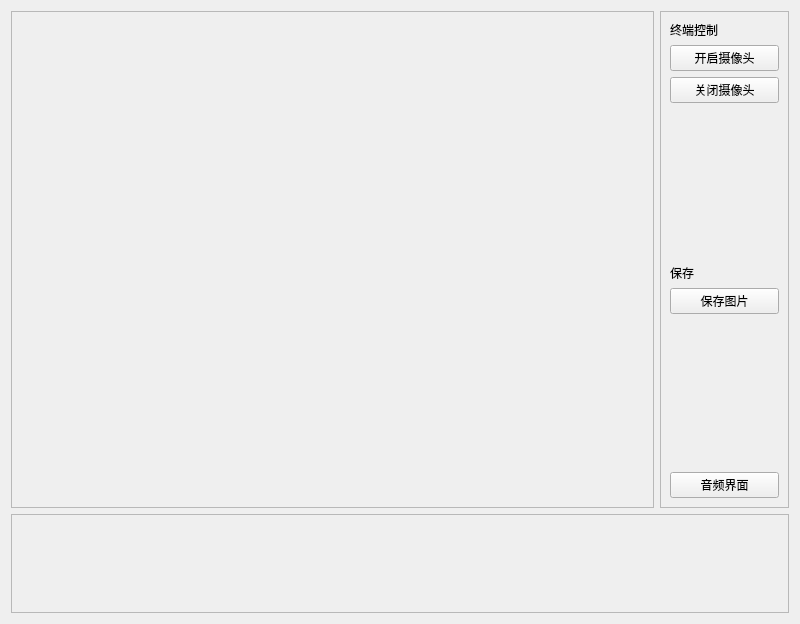
<?xml version="1.0" encoding="UTF-8"?>
<ui version="4.0">
 <class>VideoWidget</class>
 <widget class="QWidget" name="VideoWidget">
  <property name="geometry">
   <rect>
    <x>0</x>
    <y>0</y>
    <width>800</width>
    <height>624</height>
   </rect>
  </property>
  <property name="sizePolicy">
   <sizepolicy hsizetype="Fixed" vsizetype="Fixed">
    <horstretch>0</horstretch>
    <verstretch>0</verstretch>
   </sizepolicy>
  </property>
  <property name="windowTitle">
   <string>Form</string>
  </property>
  <layout class="QGridLayout" name="gridLayout" rowstretch="5,1" columnstretch="5,1">
   <item row="0" column="0">
    <widget class="QFrame" name="frame_2">
     <property name="frameShape">
      <enum>QFrame::StyledPanel</enum>
     </property>
     <property name="frameShadow">
      <enum>QFrame::Sunken</enum>
     </property>
     <layout class="QVBoxLayout" name="verticalLayout">
      <item>
       <widget class="FrameWidget" name="ui_frame_widget" native="true"/>
      </item>
     </layout>
    </widget>
   </item>
   <item row="0" column="1">
    <widget class="QFrame" name="frame">
     <property name="frameShape">
      <enum>QFrame::StyledPanel</enum>
     </property>
     <property name="frameShadow">
      <enum>QFrame::Sunken</enum>
     </property>
     <layout class="QVBoxLayout" name="verticalLayout_2">
      <item>
       <widget class="QLabel" name="label">
        <property name="text">
         <string>终端控制</string>
        </property>
       </widget>
      </item>
      <item>
       <widget class="QPushButton" name="button_video_startcap">
        <property name="text">
         <string>开启摄像头</string>
        </property>
       </widget>
      </item>
      <item>
       <widget class="QPushButton" name="button_video_endcap">
        <property name="text">
         <string>关闭摄像头</string>
        </property>
       </widget>
      </item>
      <item>
       <spacer name="verticalSpacer">
        <property name="orientation">
         <enum>Qt::Vertical</enum>
        </property>
        <property name="sizeHint" stdset="0">
         <size>
          <width>20</width>
          <height>155</height>
         </size>
        </property>
       </spacer>
      </item>
      <item>
       <widget class="QLabel" name="label_2">
        <property name="text">
         <string>保存</string>
        </property>
       </widget>
      </item>
      <item>
       <widget class="QPushButton" name="button_video_saveimg">
        <property name="text">
         <string>保存图片</string>
        </property>
       </widget>
      </item>
      <item>
       <spacer name="verticalSpacer_2">
        <property name="orientation">
         <enum>Qt::Vertical</enum>
        </property>
        <property name="sizeType">
         <enum>QSizePolicy::Expanding</enum>
        </property>
        <property name="sizeHint" stdset="0">
         <size>
          <width>20</width>
          <height>80</height>
         </size>
        </property>
       </spacer>
      </item>
      <item>
       <widget class="QPushButton" name="btn_vd_switch">
        <property name="text">
         <string>音频界面</string>
        </property>
       </widget>
      </item>
     </layout>
    </widget>
   </item>
   <item row="1" column="0" colspan="2">
    <widget class="QFrame" name="frame_3">
     <property name="frameShape">
      <enum>QFrame::StyledPanel</enum>
     </property>
     <property name="frameShadow">
      <enum>QFrame::Sunken</enum>
     </property>
    </widget>
   </item>
  </layout>
 </widget>
 <customwidgets>
  <customwidget>
   <class>FrameWidget</class>
   <extends>QWidget</extends>
   <header location="global">framewidget.h</header>
   <container>1</container>
  </customwidget>
 </customwidgets>
 <resources/>
 <connections/>
</ui>
